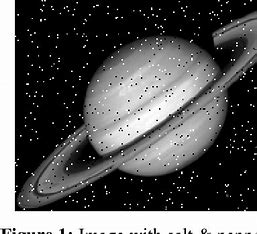
#> input picture lo4/OIP (1).jpg, 257 x 234 px
$ python 'median filter.py'
#> lines starting #> are read from the running program, lines starting #| are printed output that depends on the picture
import cv2

image = cv2.imread("OIP (1).jpg")
#> image is the input picture: shape (234, 257, 3); min 0, max 255, mean 87.7

filter = cv2.medianBlur(image,5)
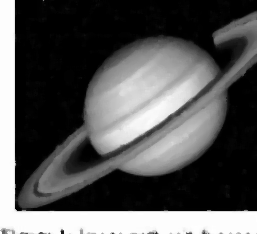
#> filter: shape (234, 257, 3); min 0, max 255, mean 85.6

cv2.imshow("original",image)
cv2.imshow("filter",filter)

cv2.waitKey(0)
cv2.destroyAllWindows()
